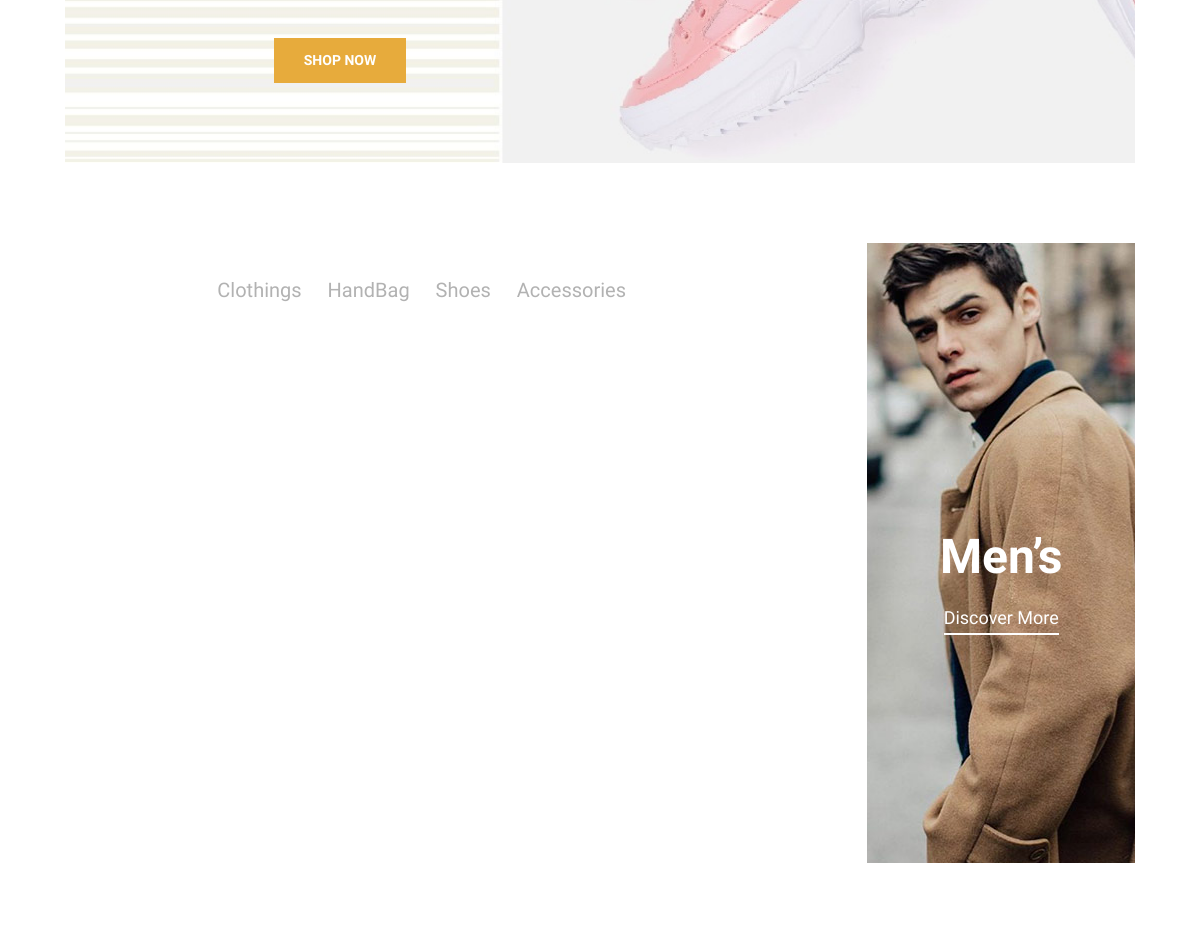
Before: / (middle part) with the older database file.
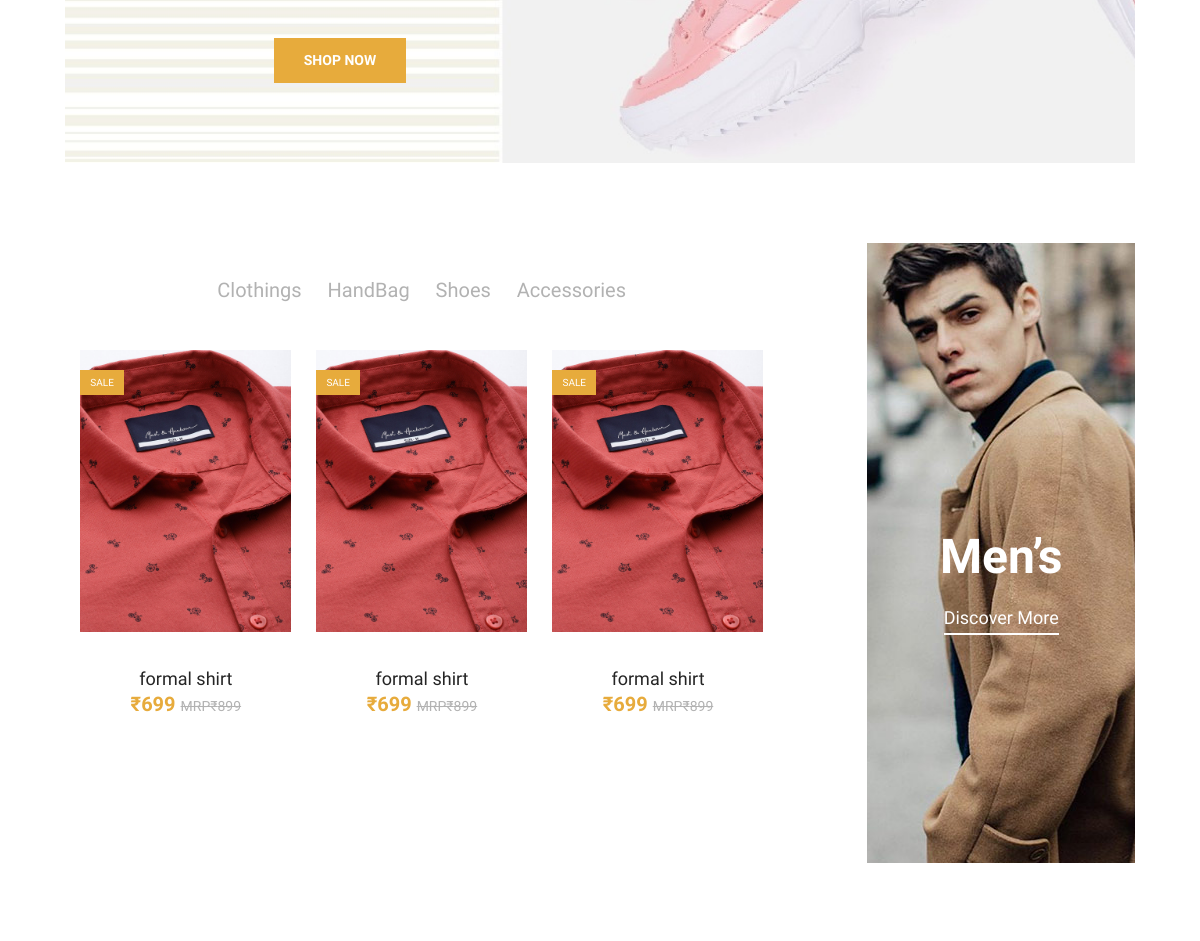
After: the same page with the newer database file.
### shopping/models.py (models this page shows)
class products(models.Model):
    brand_ch=(("abc","abc"),("Adidas","Adidas"),("Roadster","Roadster"),("United","United"),("Nike","Nike"),("GAP","GAP"),("Levis","Levis"),("Benetton","Benetton"),
              ("Tommy Hilfiger","Tommy Hilfiger"),("Puma","Puma"),("Wildcraft","Wildcraft"))
    DEFAULT = 'noimage.jpg'
    category=models.ForeignKey(category, on_delete=models.SET_NULL, blank=True, null=True)
    type=models.ForeignKey(type, on_delete=models.SET_NULL, blank=True, null=True)
    name=models.CharField(max_length=100)
    brand=models.CharField(max_length=30,choices=brand_ch)
    discription=models.TextField()
    mrp=models.PositiveIntegerField()
    price=models.PositiveIntegerField()
    image=models.ImageField()
    image1 = models.ImageField(default=DEFAULT)
    image2 = models.ImageField(default=DEFAULT)
    image3 = models.ImageField(default=DEFAULT)
    siz=models.BooleanField()
    seller=models.CharField(max_length=20,default="seller")

### shopping/views.py (the view)
# urls.py: path('',views.index,name='index'),
def index(request):
    data=products.objects.all()
    return render(request,'index.html',{'data':data})

### shopping/templatetags/cart_template_tags.py (called while the page is built)
@register.simple_tag
def categories():
    items = category.objects.all()
    items_li = ""
    for i in items:
        items_li += """<li><a href="../products/{}">{}</a></li>""".format(i.name, i.name)
    return mark_safe(items_li)

@register.simple_tag
def types_list():
    cats=category.objects.all()
    types = type.objects.all()
    items_li = ""
    for c in cats:
        items_li += """<div class="col-lg">
                                   <h1 class="dropdown-header"><a href="../products/{}">{}</a></h1>""".format(c.name, c.name)
        for i in types:
            cat = c.name
            if cat == i.category.name:
                items_li += """<li><a href="../type_shop,{}">{}</a></li>""".format(i.name, i.name)
            cat=i.category.name
        items_li +="""</div>"""
    return mark_safe(items_li)

### templates/index.html (shortened to what this page needs)
{% extends 'base.html' %}
{% load static %}
{% block body %}
    <section class="deal-of-week set-bg spad" data-setbg="{% static 'img/time-bg.jpg' %}">
        <div class="container">
            <div class="col-lg-6 text-center">
                <a href="../product,3" class="primary-btn">Shop Now</a>
            </div>
        </div>
    </section>
    <section class="man-banner spad">
        <div class="container-fluid">
            <div class="row">
                <div class="col-lg-8">
                    <div class="filter-control">
                        <ul>
                            <li >Clothings</li>
                            <li>HandBag</li>
                            <li>Shoes</li>
                            <li>Accessories</li>
                        </ul>
                    </div>
                    <div class="product-slider owl-carousel">
                        {% for i in data|slice:":5" %}
                        {% if i.category.name in "Men" %}
                        <div class="product-item">
                            <div class="pi-pic">
                                <img src="{{i.image.url}}" alt="">
                                        <div class="sale pp-sale">Sale</div>
                                    </div>
                                    <div class="pi-text">
                                        <a href="../product,{{i.id}}" name="show">
                                            <h5>{{i.name}}</h5>
                                        </a>
                                        <div class="product-price">
                                            ₹{{i.price}}
                                            <span>MRP₹{{i.mrp}}</span>
                                </div>
                            </div>
                        </div>
                        {% endif %}
                        {% endfor %}
                    </div>
                </div>
                <div class="col-lg-3 offset-lg-1">
                    <div class="product-large set-bg m-large" data-setbg="{% static 'img/products/man-large.jpg' %}">
                        <h2>Men’s</h2>
                        <a href="../products/men">Discover More</a>
                    </div>
                </div>
            </div>
        </div>
    </section>
{% endblock %}

### templates/base.html (shortened to what this page needs)
{% load static %}
{% load cart_template_tags %}
<!DOCTYPE html>
<html lang="en">
<head>
    <link rel="stylesheet" href="{% static 'css/bootstrap.min.css' %}" type="text/css">
    <link rel="stylesheet" href="{% static 'css/font-awesome.min.css' %}" type="text/css">
    <link rel="stylesheet" href="{% static 'css/themify-icons.css' %}" type="text/css">
    <link rel="stylesheet" href="{% static 'css/elegant-icons.css' %}" type="text/css">
    <link rel="stylesheet" href="{% static 'css/owl.carousel.min.css' %}" type="text/css">
    <link rel="stylesheet" href="{% static 'css/nice-select.css' %}" type="text/css">
    <link rel="stylesheet" href="{% static 'css/jquery-ui.min.css' %}" type="text/css">
    <link rel="stylesheet" href="{% static 'css/slicknav.min.css' %}" type="text/css">
    <link rel="stylesheet" href="{% static 'css/style.css' %}" type="text/css">
</head>
<body>
{% block body %} {% endblock %}
</body>
</html>

### static/css/style.css (style rules this page uses)
html, body { height: 100%; font-family: "Muli", sans-serif; -webkit-font-smoothing: antialiased; font-smoothing: antialiased; }
h1, h2, h3, h4, h5, h6 { margin: 0; color: #111111; font-weight: 400; font-family: "Muli", sans-serif; }
h2 { font-size: 36px; }
h5 { font-size: 18px; }
img { max-width: 100%; }
ul, ol { padding: 0; margin: 0; }
.set-bg { background-repeat: no-repeat; background-size: cover; background-position: top center; }
.spad { padding-top: 100px; padding-bottom: 100px; }
.primary-btn { display: inline-block; font-size: 14px; font-weight: 700; padding: 12px 30px; color: #ffffff; background: #e7ab3c; text-transform: uppercase; }
.product-large { height: 620px; margin-left: -15px; margin-right: -15px; text-align: center; padding-top: 285px; }
.product-large h2 { color: #ffffff; font-size: 48px; font-weight: 700; margin-bottom: 18px; }
.product-large a { color: #ffffff; font-size: 18px; font-weight: 500; display: inline-block; position: relative; }
.product-large a:before { position: absolute; left: 0; bottom: -4px; width: 100%; height: 2px; background: #ffffff; content: ""; }
.filter-control { text-align: center; margin-bottom: 45px; padding-top: 32px; }
.filter-control ul li { list-style: none; display: inline-block; font-size: 20px; color: #b2b2b2; margin-right: 22px; position: relative; cursor: pointer; }
.filter-control ul li:before { position: absolute; left: 0; bottom: -3px; width: 100%; height: 2px; background: #171717; content: ""; opacity: 0; }
.filter-control ul li:last-child { margin-right: 0; }
.product-item { margin-bottom: 26px; }
.product-item .pi-pic { overflow: hidden; position: relative; }
.product-item .pi-pic img { min-width: 100%; }
.product-item .pi-pic .sale { color: #ffffff; font-size: 10px; background: #76BC42; position: absolute; left: 0; top: 20px; padding: 5px 10px; text-transform: uppercase; }
.product-item .pi-pic .sale.pp-sale { background: #e7ab3c; }
.product-item .pi-text { text-align: center; padding-top: 26px; }
.product-item .pi-text a { display: block; }
.product-item .pi-text a h5 { color: #252525; }
.product-item .pi-text .product-price { color: #e7ab3c; font-size: 20px; font-weight: 700; }
.product-item .pi-text .product-price span { font-size: 14px; font-weight: 400; color: #b2b2b2; text-decoration: line-through; }
.deal-of-week { padding-top: 80px; padding-bottom: 80px; margin-left: 65px; margin-right: 65px; }
.man-banner { padding-right: 65px; padding-left: 65px; padding-top: 80px; padding-bottom: 80px; }
.owl-carousel .owl-item img { display: block; width: auto; }
@media only screen and (min-width: 1200px) { .container { max-width: 1170px; } }

Changed rows visible on the page:
added products: image (picture), name "formal shirt", price "699", mrp "899"
